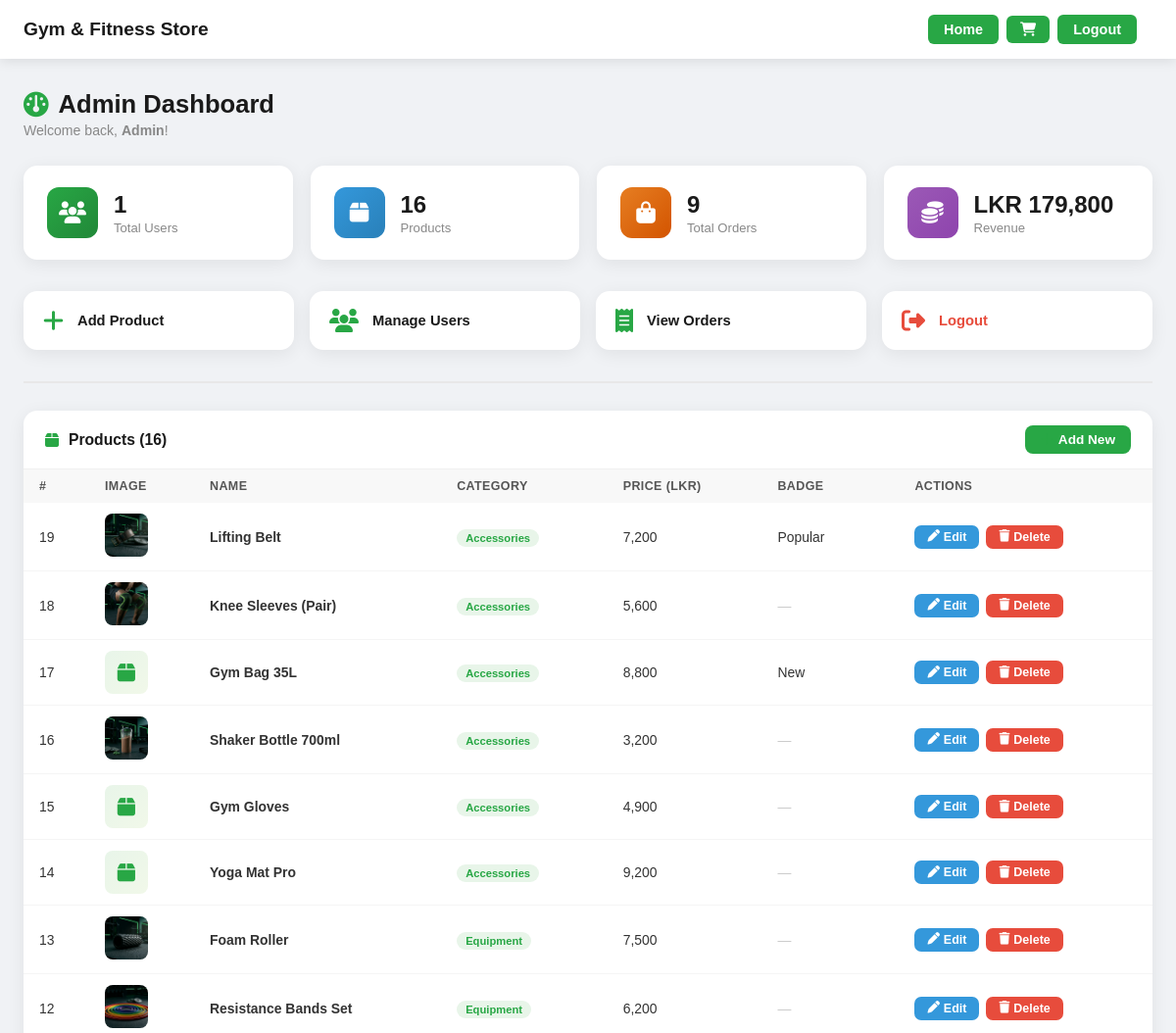
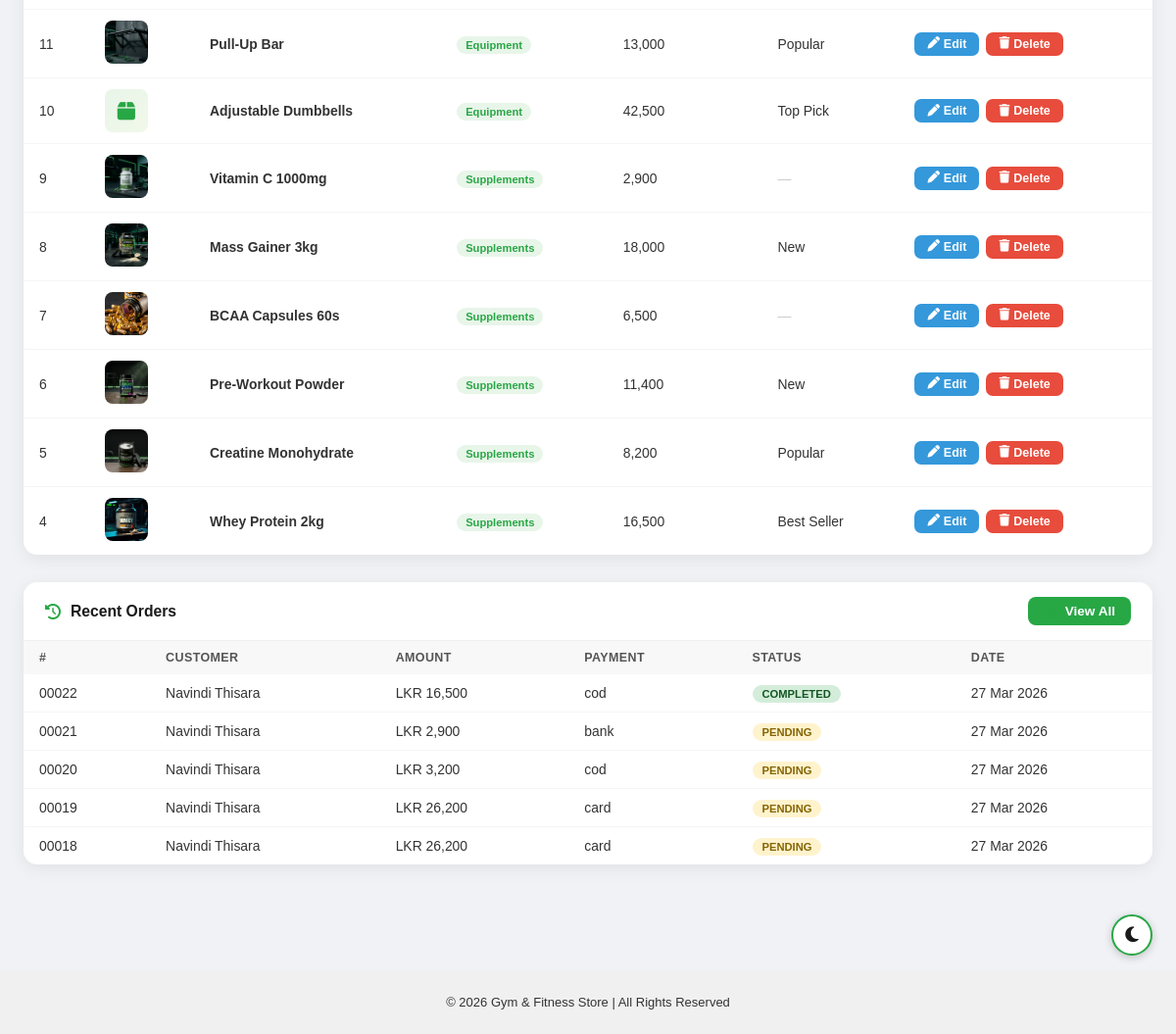
/admin/dashboard.php (signed in), run on an earlier commit of the app's database (2 pictures, top to bottom).
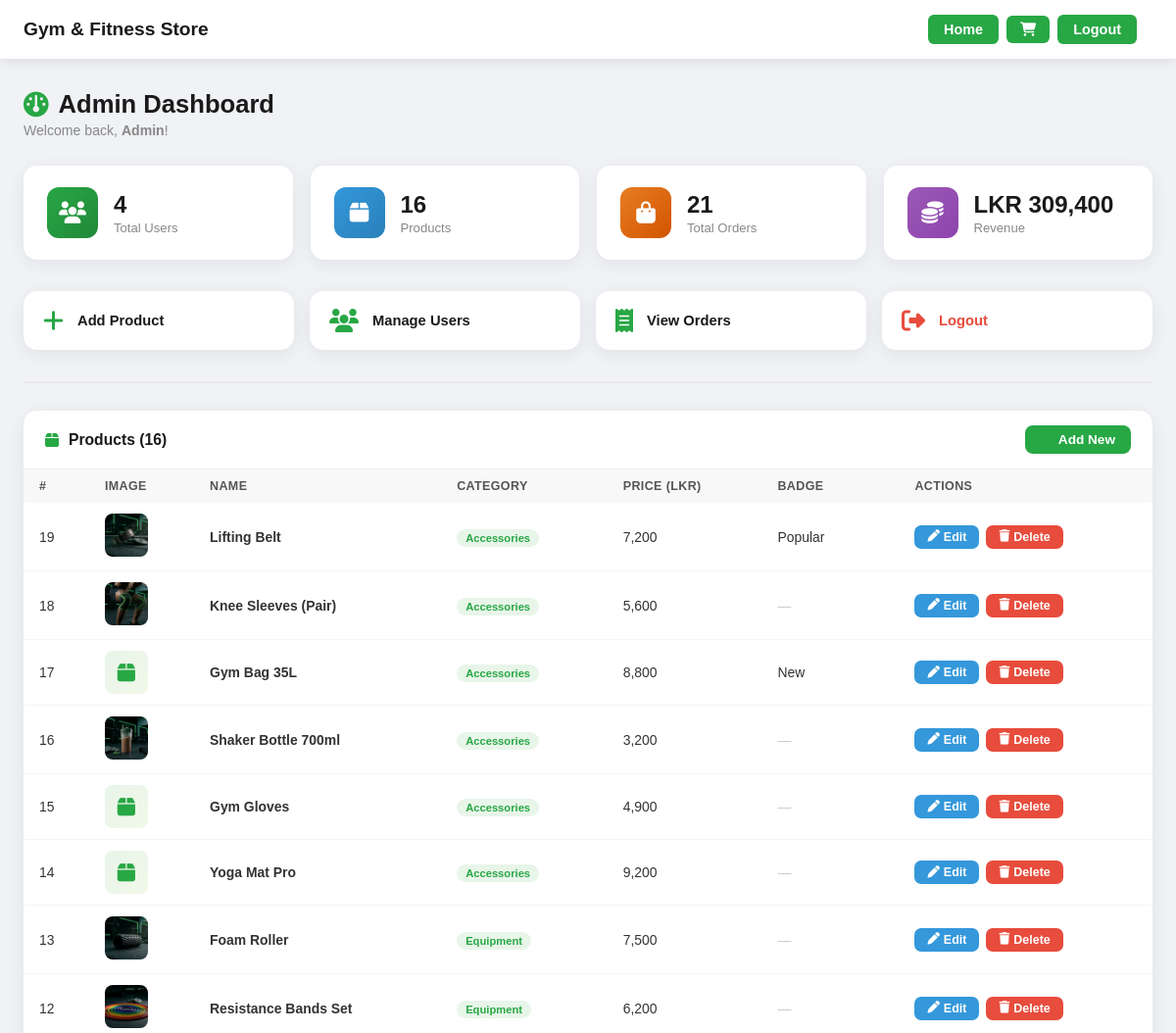
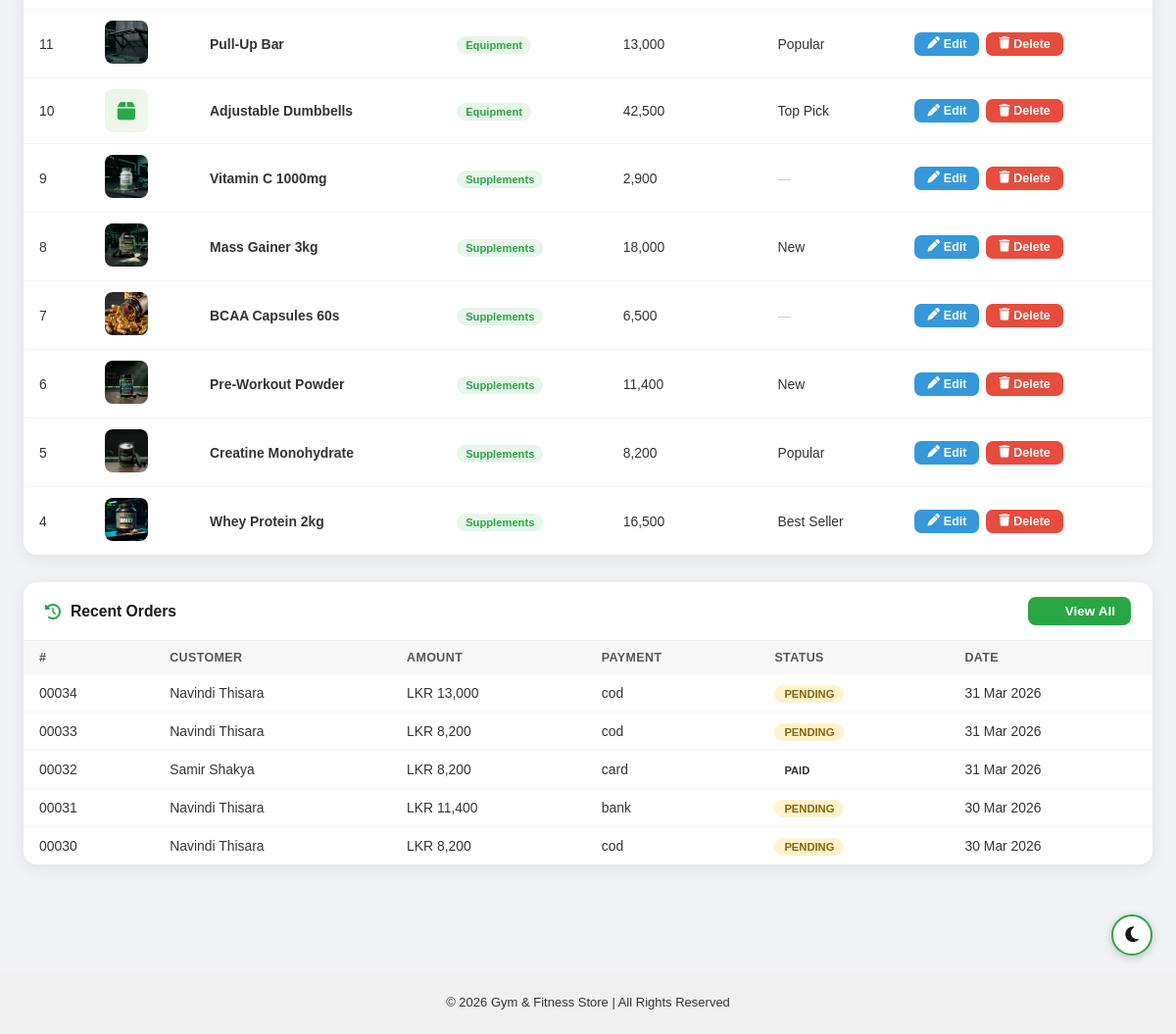
And on a later commit of the database (2 pictures, top to bottom).
### tables this page shows
CREATE TABLE `products` (
  `id` int(11) NOT NULL,
  `name` varchar(100) NOT NULL,
  `category` enum('Supplements','Equipment','Accessories') NOT NULL,
  `brand` varchar(50) DEFAULT NULL,
  `price` decimal(10,2) NOT NULL,
  `quantity` int(11) NOT NULL DEFAULT 0,
  `description` text DEFAULT NULL,
  `image` varchar(255) DEFAULT NULL,
  `badge` varchar(50) DEFAULT '',
  `icon` varchar(50) DEFAULT ''
);

CREATE TABLE `orders` (
  `id` int(11) NOT NULL,
  `user_id` int(11) NOT NULL,
  `quantity` int(11) NOT NULL,
  `status` varchar(50) NOT NULL DEFAULT 'Paid',
  `created_at` timestamp NOT NULL DEFAULT current_timestamp(),
  `full_name` varchar(255) NOT NULL,
  `email` varchar(255) NOT NULL,
  `address` text NOT NULL,
  `phone` varchar(20) NOT NULL,
  `city` varchar(100) NOT NULL,
  `postal` varchar(20) NOT NULL,
  `payment_method` varchar(50) NOT NULL DEFAULT 'COD',
  `total_amount` decimal(10,2) NOT NULL DEFAULT 0.00
);

CREATE TABLE `users` (
  `id` int(11) NOT NULL,
  `name` varchar(100) NOT NULL,
  `email` varchar(100) NOT NULL,
  `password` varchar(255) NOT NULL,
  `role` enum('user','admin') DEFAULT 'user'
);

### admin/dashboard.php (the view, shortened to what the changed rows need)
<?php
include("../config/db.php");
$totalUsers    = $conn->query("SELECT COUNT(*) as c FROM users WHERE role='user'")->fetch_assoc()['c'];
$totalOrders   = $conn->query("SELECT COUNT(*) as c FROM orders")->fetch_assoc()['c'] ?? 0;
$totalRevenue  = $conn->query("SELECT SUM(total_amount) as s FROM orders")->fetch_assoc()['s'] ?? 0;
$recentOrders  = $conn->query("SELECT o.*, u.name as uname FROM orders o JOIN users u ON o.user_id=u.id ORDER BY o.created_at DESC LIMIT 5");
$products      = $conn->query("SELECT * FROM products ORDER BY id DESC");
?>
<!DOCTYPE html>
<html lang="en">
<head>
<link rel="stylesheet" href="../assets/style.css">
<link rel="stylesheet" href="https://cdnjs.cloudflare.com/ajax/libs/font-awesome/6.5.1/css/all.min.css">
</head>
<body class="light-mode">
<div class="page-outer">
<div class="admin-wrap">
    <h2 class="page-title"><i class="fa-solid fa-gauge"></i> Admin Dashboard</h2>
    <div class="stats-grid">
        <div class="stat-card" style="animation-delay:0s">
            <div class="stat-info"><h3><?= $totalUsers ?></h3><p>Total Users</p></div>
        </div>
        <div class="stat-card" style="animation-delay:0.14s">
            <div class="stat-info"><h3><?= $totalOrders ?></h3><p>Total Orders</p></div>
        </div>
        <div class="stat-card" style="animation-delay:0.21s">
            <div class="stat-info"><h3>LKR <?= number_format((float)$totalRevenue, 0) ?></h3><p>Revenue</p></div>
        </div>
    </div>
    <div class="section-card">
        <table>
            <thead>
                <tr>
                    <th>#</th>
                    <th>Image</th>
                    <th>Name</th>
                    <th>Category</th>
                    <th>Price (LKR)</th>
                    <th>Badge</th>
                    <th>Actions</th>
                </tr>
            </thead>
            <tbody>
            <?php if($products && $products->num_rows > 0):
                while($p = $products->fetch_assoc()):
                    $hasImg = !empty($p['image']) && file_exists("../assets/images/".$p['image']);
            ?>
            <tr>
                <td><?= $p['id'] ?></td>
                <td>
                    <?php if($hasImg): ?>
                        <img src="../assets/images/<?= htmlspecialchars($p['image']) ?>" class="prod-thumb" alt="">
                    <?php else: ?>
                        <div class="prod-icon"><i class="fa-solid fa-box"></i></div>
                    <?php endif; ?>
                </td>
                <td><strong><?= htmlspecialchars($p['name']) ?></strong></td>
                <td><span class="cat-badge"><?= htmlspecialchars($p['category'] ?? 'Other') ?></span></td>
                <td><?= number_format((float)$p['price'], 0) ?></td>
                <td><?= !empty($p['badge']) ? htmlspecialchars($p['badge']) : '<span style="color:#ccc;">—</span>' ?></td>
                <td>
                    <div class="action-btns">
                        <a href="edit_product.php?id=<?= $p['id'] ?>" class="btn-edit">
                            <i class="fa-solid fa-pen"></i> Edit
                        </a>
                        <a href="delete_product.php?id=<?= $p['id'] ?>" class="btn-delete"
                           onclick="return confirm('Delete <?= htmlspecialchars(addslashes($p['name'])) ?>?')">
                            <i class="fa-solid fa-trash"></i> Delete
                        </a>
                    </div>
                </td>
            </tr>
            <?php endwhile; else: ?>
                <tr><td colspan="7" style="text-align:center;color:#aaa;padding:30px;">No products yet. <a href="add_product.php" style="color:#28a745;font-weight:600;">Add one now</a>.</td></tr>
            <?php endif; ?>
            </tbody>
        </table>
    </div>
    <div class="section-card">
        <table>
            <thead>
                <tr><th>#</th><th>Customer</th><th>Amount</th><th>Payment</th><th>Status</th><th>Date</th></tr>
            </thead>
            <tbody>
            <?php if($recentOrders && $recentOrders->num_rows > 0):
                while($o = $recentOrders->fetch_assoc()): ?>
                <tr>
                    <td><?= str_pad($o['id'], 5, '0', STR_PAD_LEFT) ?></td>
                    <td><?= htmlspecialchars($o['uname']) ?></td>
                    <td>LKR <?= number_format($o['total_amount'], 0) ?></td>
                    <td><?= htmlspecialchars($o['payment_method']) ?></td>
                    <td><span class="status-badge <?= strtolower($o['status']) ?>"><?= $o['status'] ?></span></td>
                    <td><?= date('d M Y', strtotime($o['created_at'])) ?></td>
                </tr>
            <?php endwhile; else: ?>
                <tr><td colspan="6" style="text-align:center;color:#aaa;padding:30px;">No orders yet.</td></tr>
            <?php endif; ?>
            </tbody>
        </table>
    </div>
</div>
</div>
</body>
</html>

What changed in the data, as far as the page shows it:
no longer on this page (row unchanged): orders: id "00022", user.name "Navindi Thisara", total_amount "16,500", payment_method "cod", status "COMPLETED", created_at "27 Mar 2026"
no longer on this page (row unchanged): orders: id "00021", user.name "Navindi Thisara", total_amount "2,900", payment_method "bank", status "PENDING", created_at "27 Mar 2026"
no longer on this page (row unchanged): orders: id "00020", user.name "Navindi Thisara", total_amount "3,200", payment_method "cod", status "PENDING", created_at "27 Mar 2026"
no longer on this page (row unchanged): orders: id "00019", user.name "Navindi Thisara", total_amount "26,200", payment_method "card", status "PENDING", created_at "27 Mar 2026"
no longer on this page (row unchanged): orders: id "00018", user.name "Navindi Thisara", total_amount "26,200", payment_method "card", status "PENDING", created_at "27 Mar 2026"
added orders: id "00034", user.name "Navindi Thisara", total_amount "13,000", payment_method "cod", status "PENDING", created_at "31 Mar 2026"
added orders: id "00033", user.name "Navindi Thisara", total_amount "8,200", payment_method "cod", status "PENDING", created_at "31 Mar 2026"
added orders: id "00032", user.name "Samir Shakya", total_amount "8,200", payment_method "card", status "PAID", created_at "31 Mar 2026"
added orders: id "00031", user.name "Navindi Thisara", total_amount "11,400", payment_method "bank", status "PENDING", created_at "30 Mar 2026"
added orders: id "00030", user.name "Navindi Thisara", total_amount "8,200", payment_method "cod", status "PENDING", created_at "30 Mar 2026"
Also different on the page:
$totalUsers: "1" → "4"
$totalOrders: "9" → "21"
$totalRevenue: "179,800" → "309,400"
